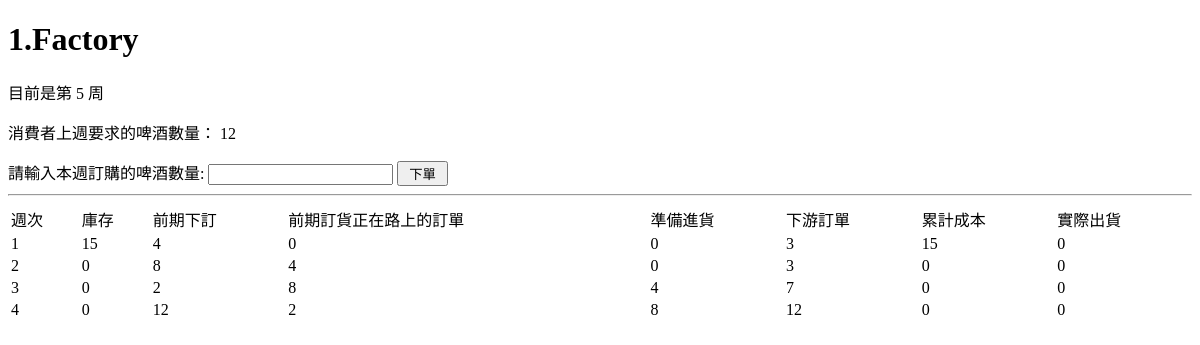
The app's page /Factory.php, older data.
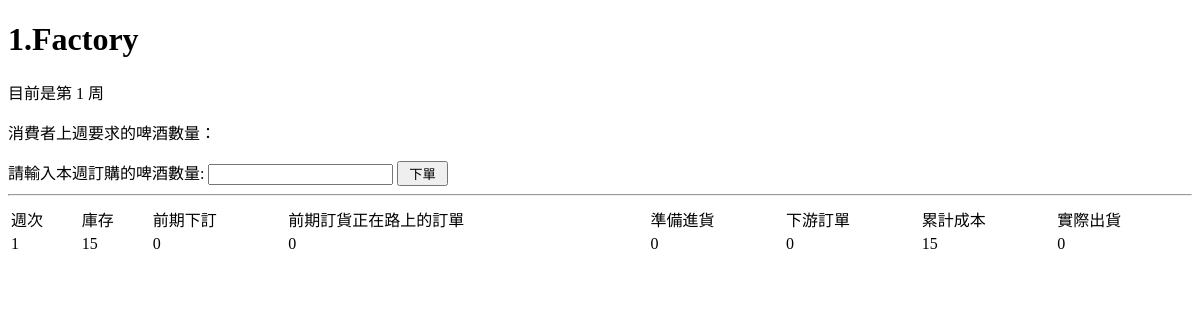
The same page, newer data.
### tables this page shows
CREATE TABLE `week_changed` (
  `no` int(11) NOT NULL,
  `tname` varchar(30) NOT NULL,
  `week` int(11) NOT NULL
);

CREATE TABLE `test` (
  `id` int(11) NOT NULL,
  `tname` varchar(11) NOT NULL,
  `pid` int(11) NOT NULL,
  `week` int(11) NOT NULL,
  `stock` int(11) NOT NULL,
  `demand` int(11) NOT NULL,
  `ontheway` int(11) NOT NULL,
  `readyin` int(11) NOT NULL,
  `ordered` int(11) NOT NULL,
  `cost` int(11) NOT NULL,
  `actual_shipment` int(11) NOT NULL
);

### orderModel.php (called while the page is built, shortened)
<?php
require("dbconfig.php");
function countOrder($tname,$pid){
    global $db;
    $sql = "SELECT week FROM week_changed WHERE tname = $tname";
    $stmt = mysqli_prepare($db, $sql);
    mysqli_stmt_execute($stmt);
    $result = mysqli_stmt_get_result($stmt);
    $rs = mysqli_fetch_assoc($result);
    return $rs['week'];
}
function getOrderList($tname,$pid)
{
    global $db;
    $sql = "SELECT * FROM test WHERE pid=? AND tname =?";
    $stmt = mysqli_prepare($db, $sql);
    mysqli_stmt_bind_param($stmt, "ii", $pid, $tname);
    mysqli_stmt_execute($stmt);
    $result = mysqli_stmt_get_result($stmt);
    return $result;
}
?>

### playerModel.php (called while the page is built, shortened)
<?php
require("dbconfig.php");
function getCurrentDemand($pid,$currWeek)
{
    global $db;
    switch($pid){
        case '1':
            $sql = "SELECT ordered AS demand FROM test WHERE pid=1 AND week = $currWeek-1";
            $stmt = mysqli_prepare($db, $sql);
            mysqli_stmt_execute($stmt);
            $result = mysqli_stmt_get_result($stmt);
            break;
    }
    return $result;
}
?>

### Factory.php (the view, shortened to what this page needs)
<?php
require("dbconfig.php");
require("orderModel.php");
require("playerModel.php");
$pid=1;
?>
<!DOCTYPE html>
<html>
<head>
</head>
<body>
    <H1>1.Factory</H1>
	<?php include("formTemplate.php"); ?>
	<hr>
    <table style="width: 100%">
	    <tbody><tr>
			<td>週次</td>
			<td>庫存</td>
		    <td>前期下訂</td>
		    <td>前期訂貨正在路上的訂單</td>
			<td>準備進貨</td>
			<td>下游訂單</td>
			<td>累計成本</td>
           <td>實際出貨</td>
	    </tr>
		<?php
		$result =getOrderList($tname,$pid);
		while (	$rs = mysqli_fetch_assoc($result)) {
			echo
			"<tr>",
			"<td>" , $rs['week'] , "</td>",
			"<td>" , $rs['stock'], "</td>",
			"<td>" , $rs['demand'], "</td>",
			"<td>" , $rs['ontheway'], "</td>",
			"<td>" , $rs['readyin'], "</td>",
			"<td>" , $rs['ordered'], "</td>",
			"<td>" , $rs['cost'], "</td>",
			"<td>" , $rs['actual_shipment'], "</td>",
			"</tr>";
		}
			?>
    </table>
</body>
</html>

### formTemplate.php (shortened to what this page needs)
<form method="post" action="orderControl.php">
    <p>目前是第
    <?php
        $tname = 1;
        $currWeek = countOrder($tname,$pid);
        echo $currWeek;
    ?>
    周
    </p>
    <p>消費者上週要求的啤酒數量：
    <?php
        $result= getCurrentDemand($pid,$currWeek);
        if($rs=mysqli_fetch_assoc($result)){
            echo $rs['demand'];
        }
    ?>
    </p>
    請輸入本週訂購的啤酒數量:<?php ?>
    <input type ="text" name="order">
    <input type ="submit" value=" 下單 " />
</form>

Row changes from the older to the newer data that the page shows:
removed test: week "2", stock "0", demand "8", ontheway "4", readyin "0", ordered "3", cost "0", actual_shipment "0"
removed test: week "3", stock "0", demand "2", ontheway "8", readyin "4", ordered "7", cost "0", actual_shipment "0"
removed test: week "4", stock "0", demand "12", ontheway "2", readyin "8", ordered "12", cost "0", actual_shipment "0"
changed week_changed: week "5" → "1"
changed test: demand "4" → "0"; ordered "3" → "0"
Text that changed along with them:
$rs['demand']: "12" → (not shown)
